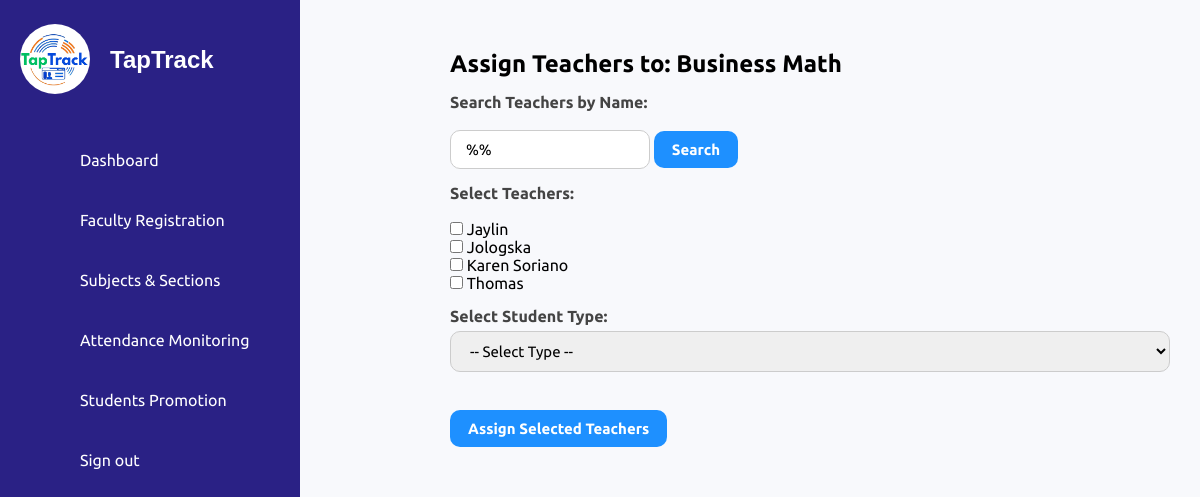
The page /assign_subjects.php?subject_id=48 on the database its author committed.
### tables this page shows
CREATE TABLE `subjects` (
  `id` int(11) NOT NULL,
  `subject_name` varchar(255) NOT NULL,
  `student_type` varchar(150) NOT NULL,
  `created_at` timestamp NOT NULL DEFAULT current_timestamp(),
  `strand_id` int(11) DEFAULT NULL
);

CREATE TABLE `faculty` (
  `id` int(11) NOT NULL,
  `teacher_id` varchar(6) NOT NULL,
  `name` varchar(100) NOT NULL,
  `email` varchar(100) NOT NULL,
  `contact` varchar(20) DEFAULT NULL,
  `dob` date NOT NULL,
  `password` varchar(255) NOT NULL
);

### assign_subjects.php (the view, shortened to what this page needs)
<?php
include('db_connection.php');
$subject_id = $_GET['subject_id'] ?? null;
$subject_query = $conn->prepare("SELECT subject_name, student_type FROM subjects WHERE id = ?");
$subject_query->bind_param("i", $subject_id);
$subject_query->execute();
$subject = $subject_query->get_result()->fetch_assoc();
$search_term = '';
$teachers_query = $conn->prepare("SELECT id, name FROM Faculty WHERE name LIKE ? ORDER BY name ASC");
$search_term = "%" . $search_term . "%";
$teachers_query->bind_param("s", $search_term);
$teachers_query->execute();
$teachers = $teachers_query->get_result();
?>
<!DOCTYPE html>
<html lang="en">
<head>
    <link rel="stylesheet" href="assets/css/style.css">
    <link rel="stylesheet" href="assets/css/subject.css">
</head>
<body>
<?php include('sidebar.php'); ?>
<div class="subject-manager" style="margin-left: 420px;">
    <h2>Assign Teachers to: <?= htmlspecialchars($subject['subject_name']) ?></h2>
    <form method="POST">
        <label>Search Teachers by Name:</label>
        <input type="text" name="search_term" value="<?= htmlspecialchars($search_term) ?>" placeholder="Search..." style="width: 200px;">
        <input type="submit" value="Search">
    </form>
    <form method="POST">
        <label>Select Teachers:</label><br>
        <?php while ($row = $teachers->fetch_assoc()): ?>
            <input type="checkbox" name="teacher_ids[]" value="<?= $row['id'] ?>"> <?= htmlspecialchars($row['name']) ?><br>
        <?php endwhile; ?>
        <label>Select Student Type:</label>
        <select name="student_type" required>
            <option value="">-- Select Type --</option>
        </select>
        <br><br>
        <input type="submit" value="Assign Selected Teachers">
    </form>
</div>
</body>
</html>

### assets/css/style.css (style rules this page uses)
* { font-family: 'Ubuntu', sans-serif; margin: 0; padding: 0; box-sizing: border-box; }
:root { --blue: #2a2185; --white: #fff; --gray: #f5f5f5; --black1: #222; --black2: #999; }
body { min-height: 100vh; overflow-x: hidden; }

### assets/css/subject.css (style rules this page uses)
body { font-family: 'Segoe UI', Tahoma, Geneva, Verdana, sans-serif; background-color: #f8f9fc; }
.subject-manager { margin-left: 400px; padding: 30px; max-width: 1000px; padding-top: 50px; }
label { font-weight: 600; color: #444; display: block; margin-top: 15px; }
input[type="text"], select { width: 100%; padding: 10px 15px; border: 1px solid #ccc; border-radius: 10px; margin-top: 6px; font-size: 15px; }
input[type="submit"], .assign-btn { margin-top: 20px; background-color: #1e90ff; color: #fff; border: none; padding: 10px 18px; font-size: 15px; font-weight: bold; border-radius: 10px; cursor: pointer; transition: background 0.3s ease; text-decoration: none; display: inline-block; }

### rows shown on the page
subjects: subject_name "Business Math"
faculty: name "Jaylin"
faculty: name "Jologska"
faculty: name "Karen Soriano"
faculty: name "Thomas"
